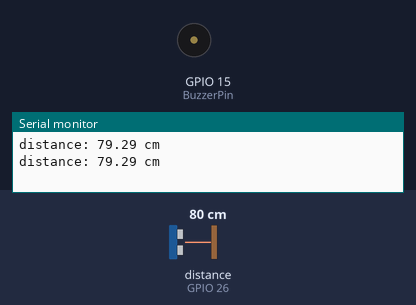
Bench run of a sketch on a simulated ESP32. Parts: buzzer (waves = sounding, pin HIGH), the last lines printed to the serial monitor. Wiring (inferred from the names in the program): ultrasonic range finder: trigger GPIO 25; echo GPIO 26. The test bench sets the inputs (shaded band); at power-on: distance to the obstacle (sensor on GPIO 26) 80 cm. The echo pulse lasts 58.3 µs per cm; pins used as bus, display or sensor lines are not drawn.

Above: at 1.6 s.
1.7 s: distance to the obstacle (sensor on GPIO 26) set to 9 cm
At 2.3 s:
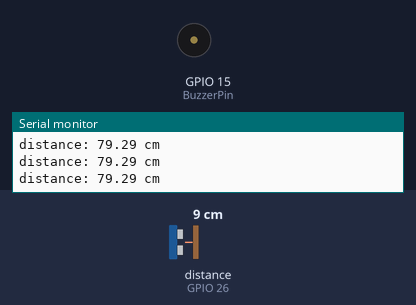
5.2 s: distance to the obstacle (sensor on GPIO 26) set to 2 cm
At 5.43 s:
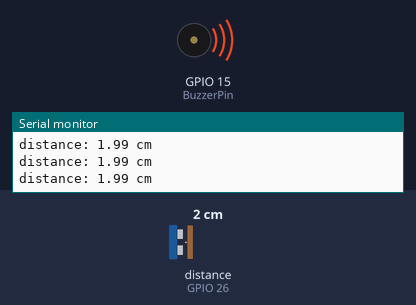
Timing chart, 0 to 14.7 s (numbered marks = the images above; inputs shaded):
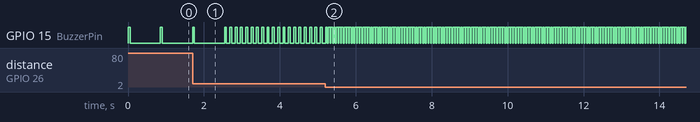

The sketch:

Parking_Sensor_Active.ino
```cpp
const int TrigPin = 25;
const int EchoPin = 26;
const int BuzzerPin = 15;

int timer;

float duration;
float distance_cm;

void setup() {

  Serial.begin (115200);

   pinMode(TrigPin, OUTPUT);
   pinMode(EchoPin, INPUT);
   pinMode(BuzzerPin,OUTPUT);

 }

void loop() {

  digitalWrite(TrigPin, HIGH);
  delayMicroseconds(10);
  digitalWrite(TrigPin, LOW);

  duration = pulseIn(EchoPin, HIGH);

  distance_cm = duration * 0.017;

  Serial.print("distance: ");
  Serial.print(distance_cm);
  Serial.println(" cm");

  digitalWrite(BuzzerPin,HIGH);
  delay(50);
  digitalWrite(BuzzerPin,LOW);

  if (distance_cm > 300) {
        distance_cm == 30;
        }

  else {
      timer = distance_cm * 10;
      }

delay(timer);
}
```

Measured:
- after the input at 5.2 s, GPIO 15 (BuzzerPin): alternates HIGH for 0.05 s and LOW for 0.02 s, starting after 0.07 s
- by itself, GPIO 15 (BuzzerPin): repeats every 0.14 s: HIGH 0.05 s, LOW 0.09 s
